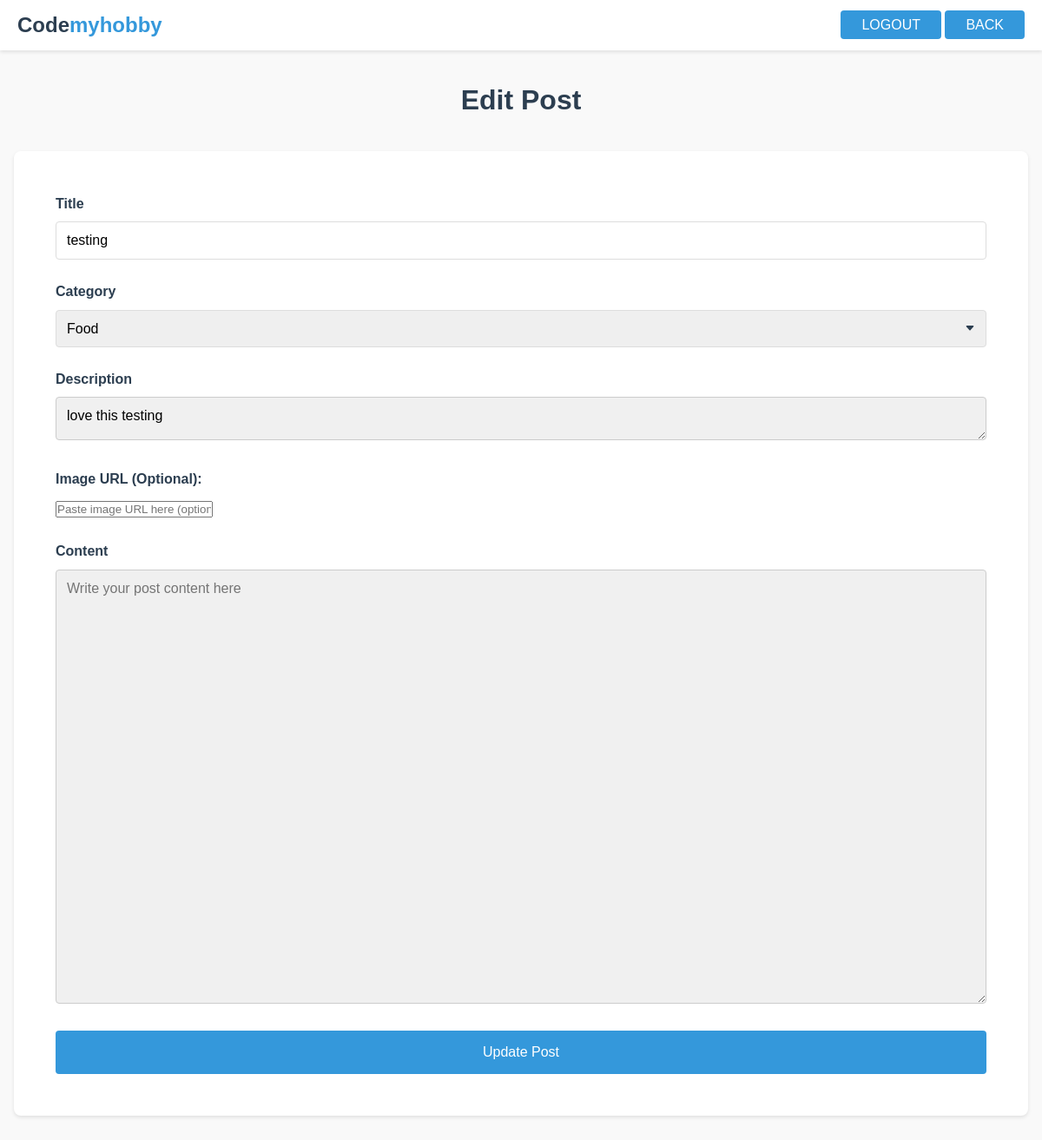
Page /edit-post/24 (signed in) on the committed database.
### flaskblog/models.py (models this page shows, shortened)
class Post(db.Model):
    id = db.Column(db.Integer, primary_key=True)
    title = db.Column(db.String(100), nullable=False)
    category_id = db.Column(db.Integer, db.ForeignKey('category.id'), nullable=False)
    description = db.Column(db.Text, nullable=False)
    date_posted = db.Column(db.DateTime, nullable=False, default=datetime.utcnow)
    image_url = db.Column(db.String(500), nullable=True)
    content = db.Column(db.Text, nullable=False)
    user_id = db.Column(db.Integer, db.ForeignKey('user.id'), nullable=False)
    comments = db.relationship('Comment', back_populates='post')

class Category(db.Model):
    id = db.Column(db.Integer, primary_key=True)
    name = db.Column(db.String(100), nullable=False, unique=True)
    posts = db.relationship('Post', backref='category', lazy=True)

### flaskblog/routes.py (the view, shortened to what this page needs)
@app.route('/edit-post/<int:post_id>', methods=['GET', 'POST'])
@login_required
def edit_post(post_id):
    categories = Category.query.all()
    post = Post.query.get_or_404(post_id)
    if post.author != current_user:
        abort(403)
    return render_template('create-post.html', title='Edit Post', post=post, categories=categories)

### flaskblog/__init__.py (called while the page is built)
@login_manager.user_loader
def load_user(user_id):
    from flaskblog.models import User
    return User.query.get(int(user_id))

### flaskblog/templates/create-post.html (shortened to what this page needs)
<!DOCTYPE html>
<html lang="en">
<head>
    <link rel="stylesheet" href="https://cdn.jsdelivr.net/npm/sceditor@3/minified/themes/default.min.css" />
    <link rel="stylesheet" href="https://cdn.jsdelivr.net/npm/sceditor@3/minified/themes/default.min.css" />
    <link rel="stylesheet" href="{{url_for('static', filename='css/create_post.css')}}">
</head>
<body>
    <header class="header">
        <a href="/" class="logo">
            <span>Code</span>
            <span>myhobby</span>
        </a>
        <div>
            {% if current_user.is_authenticated %}
                <a href="{{ url_for('logout') }}" class="logout-btn">LOGOUT</a>
            {% endif %}
            <a href="{{ url_for('home_page') }}" class="logout-btn">BACK</a>
        </div>
    </header>
    <div class="container">
        <h1 class="page-title">{{ 'Edit Post' if post else 'Create New Post' }}</h1>
        <form class="create-post-form" method="POST" action="{{ url_for('edit_post', post_id=post.id) if post else url_for('create_post') }}">
            <div class="form-group">
                <label for="title">Title</label>
                <input
                    type="text"
                    id="title"
                    name="title"
                    class="form-control"
                    required
                    maxlength="100"
                    placeholder="Enter post title"
                    value="{{ post.title if post else '' }}"
                >
            </div>
            <div class="form-group">
                <label for="category">Category</label>
                <select
                    id="category"
                    name="category_id"
                    class="form-control"
                    required
                >
                    {% for category in categories %}
                        <option value="{{ category.id }}" {% if post and post.category_id == category.id %}selected{% endif %}>{{ category.name }}</option>
                    {% endfor %}
                </select>
            </div>
            <div class="form-group">
                <label for="description">Description</label>
                <textarea
                    id="description"
                    name="description"
                    class="form-control"
                    required
                    placeholder="Enter a brief description of your post"
                    rows="1"
                >{{ post.description if post else '' }}</textarea>
            </div>
            <div class="form-group">
                <label for="image_url">Image URL (Optional):</label>
                <input type="url" name="image_url" id="image_url" placeholder="Paste image URL here (optional)">
            </div>
            <div class="form-group">
                <label for="content">Content</label>
                <textarea
                    id="content"
                    name="content"
                    class="form-control"
                    required
                    placeholder="Write your post content here"
                    rows="10"
                >{{ post.content if post else '' }}</textarea>
            </div>
            <button type="submit" class="submit-btn">{{ 'Update Post' if post else 'Publish Post' }}</button>
        </form>
    </div>
</body>
</html>

### flaskblog/static/css/create_post.css (style rules this page uses)
:root { --primary-color: #3498db; --text-color: #2c3e50; --background-color: #f9f9f9; --white: #ffffff; }
* { margin: 0; padding: 0; box-sizing: border-box; font-family: 'Arial', sans-serif; }
body { background-color: var(--background-color); color: var(--text-color); line-height: 1.6; }
.header { background-color: var(--white); padding: 1rem 2rem; box-shadow: 0 2px 4px rgba(0,0,0,0.1); display: flex; justify-content: space-between; align-items: center; padding: 10px 20px; color: white; }
.logo { display: flex; align-items: center; text-decoration: none; }
.logo span:first-child { color: var(--text-color); font-size: 1.5rem; font-weight: bold; }
.logo span:last-child { color: var(--primary-color); font-size: 1.5rem; font-weight: bold; }
.logout-btn { background-color: var(--primary-color); color: var(--white); padding: 0.5rem 1.5rem; text-decoration: none; border: none; border-radius: 4px; cursor: pointer; font-size: 1rem; }
.container { max-width: 1500px; margin: 2rem auto; padding: 0 1rem; }
.page-title { text-align: center; margin-bottom: 2rem; color: var(--text-color); }
.create-post-form { background-color: var(--white); padding: 3rem; border-radius: 8px; box-shadow: 0 2px 4px rgba(0,0,0,0.1); }
.form-group { margin-bottom: 1.5rem; }
.form-group label { display: block; margin-bottom: 0.5rem; font-weight: bold; color: var(--text-color); }
.form-control { width: 100%; padding: 0.75rem; border: 1px solid #ddd; border-radius: 4px; font-size: 1rem; transition: border-color 0.3s ease; }
textarea.form-control { min-height: 500px; width: 100%; resize: vertical; background-color: #f0f0f0; border: 1px solid #ccc; }
textarea#description { min-height: 50px; height: auto; }
.submit-btn { background-color: var(--primary-color); color: var(--white); padding: 1rem 2rem; border: none; border-radius: 4px; cursor: pointer; font-size: 1rem; width: 100%; transition: background-color 0.3s ease; }
select.form-control { appearance: none; -webkit-appearance: none; -moz-appearance: none; background-repeat: no-repeat; background-position: right 0.75rem center; background-size: 12px; padding-right: 2.5rem; }

### rows in the picture
Post: title "testing", category_id "Food", description "love this testing"

### other values in the picture
{{ 'Edit Post' if post else 'Create New Post' }} "Edit Post"
{{ 'Update Post' if post else 'Publish Post' }} "Update Post"
